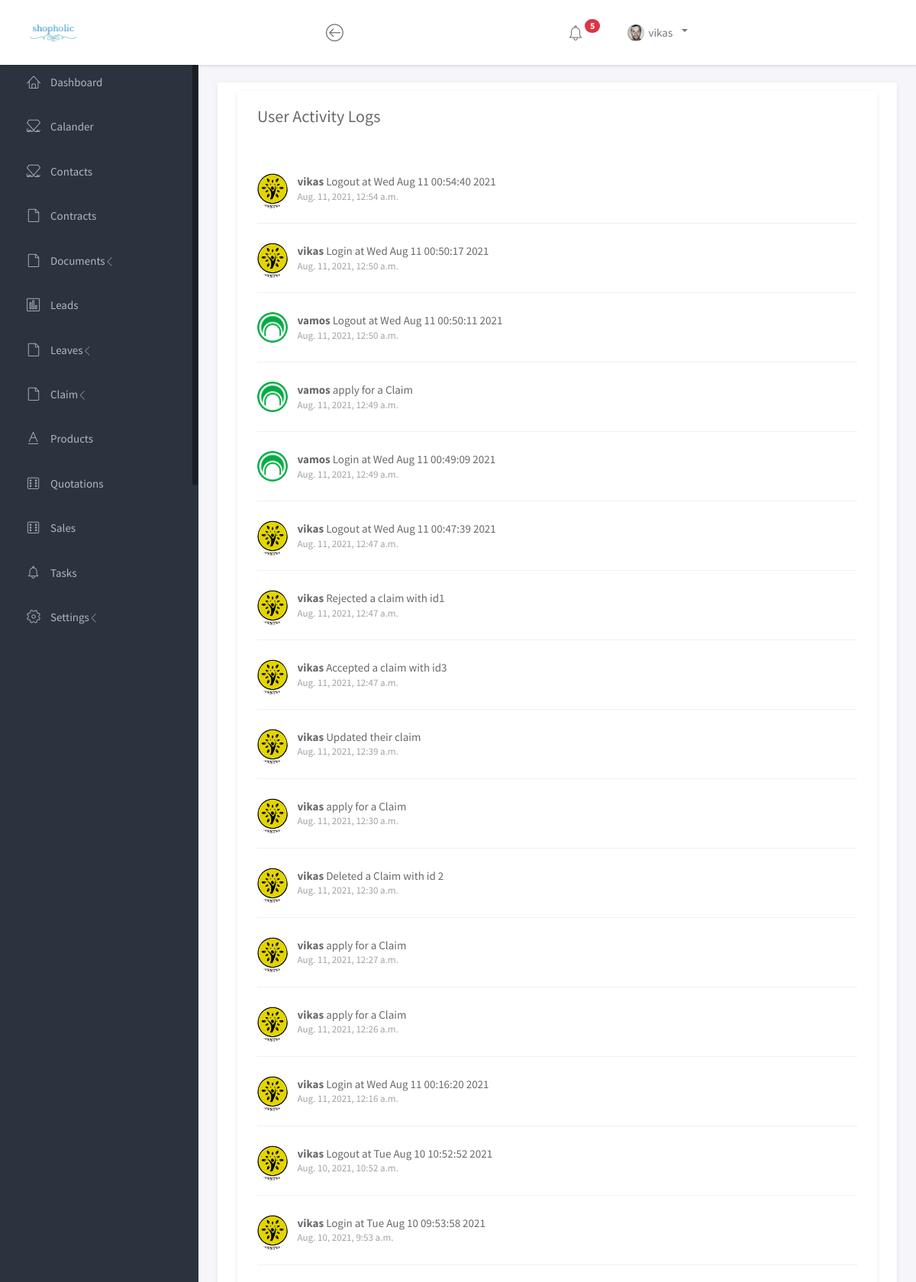
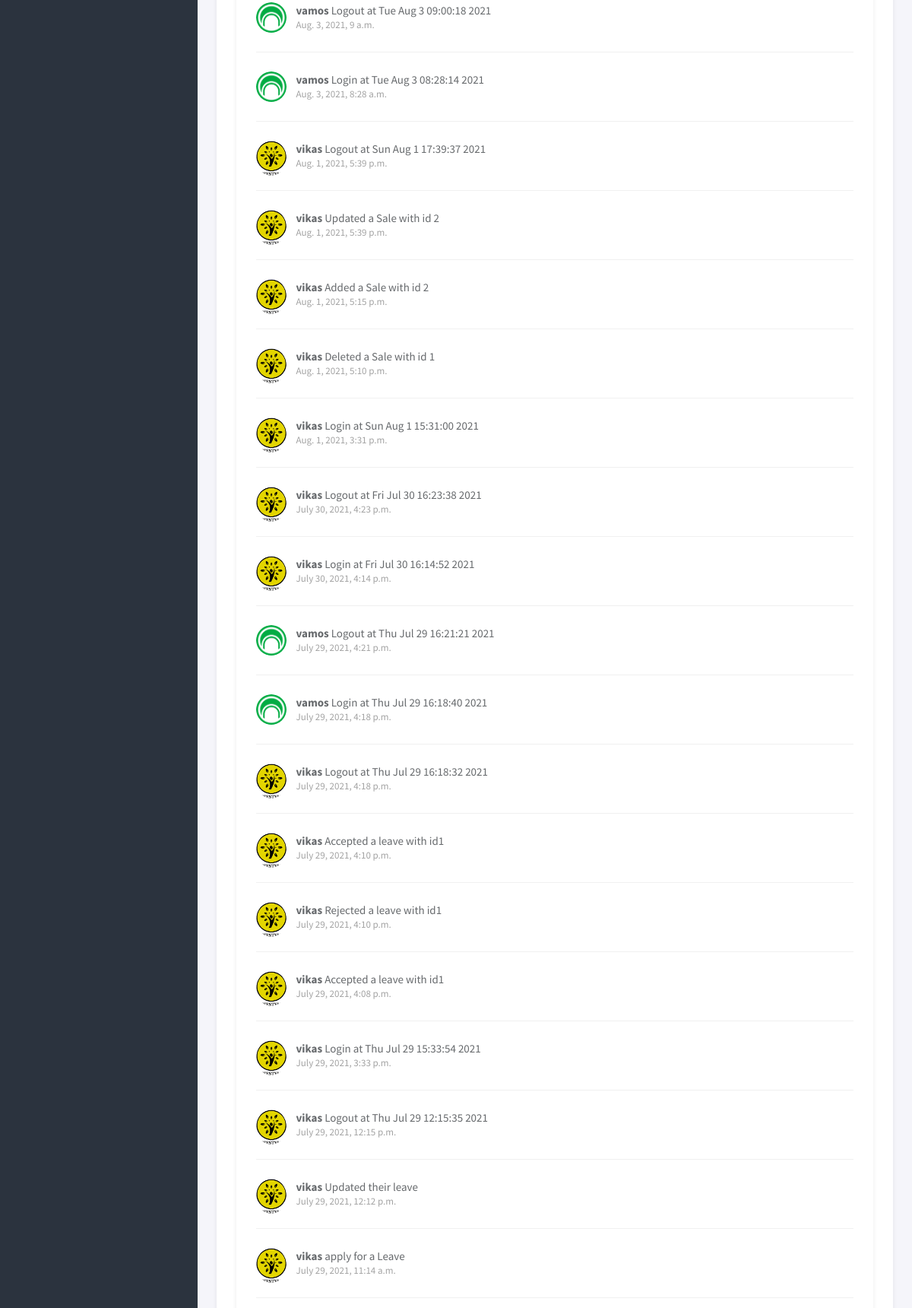
Page /logs (signed in, upper part) on the committed database (2 pictures, top to bottom).
### shopping/models.py (models this page shows, shortened)
class Logs(models.Model):
    userid = models.ForeignKey(User, on_delete=DO_NOTHING,)
    description = models.TextField(max_length=500)
    created_at = models.DateTimeField(auto_now_add=True)
    profile_id = models.ForeignKey(Profile, on_delete=models.DO_NOTHING, null=True)

class Profile(models.Model):
    userid = models.ForeignKey(User, on_delete=models.CASCADE)
    user_image = models.ImageField(upload_to='images/profile', blank=True, null=True)
    first_name = models.CharField(max_length=200, null=True, blank=True)
    last_name = models.CharField(max_length=200, null=True, blank=True)
    user_email = models.EmailField(null=True, blank=True)
    user_phone = models.BigIntegerField(null=True, blank=True)
    dob = models.DateField(null=True, blank=True)
    gender = models.CharField(max_length=200, null=True, blank=True)
    points = models.BigIntegerField(null=True, blank=True)
    facebook = models.TextField(max_length=500, null=True, blank=True)
    instagram = models.TextField(max_length=500, null=True, blank=True)
    linkedin = models.TextField(max_length=500, null=True, blank=True)
    github = models.TextField(max_length=500, null=True, blank=True)
    about = models.TextField(max_length=1000, null=True, blank=True)
    project = models.CharField(max_length=200 ,default=False, blank=True)
    address = models.TextField(max_length=500, null=True, blank=True)
    id_proof = models.FileField(upload_to='images/profile/ids', blank=True, null=True)
    designation = models.CharField(max_length=200, null=True, blank=True)
    working_from = models.TimeField(null=True, blank=True)
    working_to = models.TimeField(null=True, blank=True)
    updated_at = models.DateTimeField(auto_now=True)

### shopping/views.py (the view)
# urls.py: path('logs', views.logs, name="logs"),
@login_required(login_url='login')
def logs(request):
    context = {}
    context["logsdata"] = Logs.objects.all().order_by('-id')
    return render(request, "User/logs/logs.html", context)

### shopping/templates/User/logs/logs.html
{% load static %}
{% include 'User/head.html' %}
<div class="main">
    <div class="main-content">
        <div class="container-fluid">
            <div class="panel panel-headline">
                <div class="panel-body">
					{% if perms.shopping.view_logs %}
					<div class="row">
						<div class="col-md-12">
							<div class="panel" style="height: 77vh; overflow-y: scroll;">
								<div class="panel-heading">
									<h3 class="panel-title">User Activity Logs</h3>
								</div>
								<div class="panel-body">
									<ul class="list-unstyled activity-list">
										{% for log in logsdata %}
										<li>
											<img src="media/{{ log.profile_id.user_image }}" alt="Avatar" class="img-circle pull-left avatar ">
											<p><b>{{ log.userid }}</b> {{ log.description }} <span class="timestamp">{{ log.created_at }}</span></p>
										</li>
										{% endfor %}
									</ul>
								</div>
							</div>
						</div>
					</div>
					{% else %}
                    <p class="text-center text-danger">You don't have permission to visit this page</p>
                    {% endif %}
                </div>
            </div>
        </div>
    </div>
</div>
                    {% include 'User/foot2.html' %}

### shopping/templates/User/head.html (shortened to what this page needs)
{% load static %}
<!doctype html>
<html lang="en">
<head>
	<link rel="stylesheet" href="{% static 'calander/css/evo-calendar.css' %}">
	<link rel="stylesheet" href="{% static 'calander/css/evo-calendar.midnight-blue.css' %}">
	<link rel="stylesheet" href="https://maxcdn.bootstrapcdn.com/bootstrap/4.0.0/css/bootstrap.min.css">
	<link rel="stylesheet" href="{% static 'vendor/bootstrap/css/bootstrap.min.css' %}">
	<link rel="stylesheet" href="{% static 'vendor/font-awesome/css/font-awesome.min.css' %}">
	<link rel="stylesheet" href="{% static 'vendor/linearicons/style.css' %}">
	<link rel="stylesheet" href="{% static 'css/main.css' %}">
	<link rel="stylesheet" type="text/css" href="https://cdn.datatables.net/1.10.24/css/jquery.dataTables.css">
</head>
<body>
	<div id="wrapper">
		<nav class="navbar navbar-default navbar-expand-lg navbar-fixed-top">
			<div class="brand">
				<a href="home"><img src="{% static 'images/img/mylogo.png' %}" width="70" alt="shopholic Logo" class="img-responsive logo"></a>
			</div>
			<div class="container-fluid">
				<div class="navbar-btn">
					<button type="button" class="btn-toggle-fullwidth"><i class="lnr lnr-arrow-left-circle"></i></button>
				</div>
				<div id="navbar-menu">
					<ul class="nav navbar-nav navbar-right">
						<li class="dropdown">
							<a href="#" class="dropdown-toggle icon-menu" data-toggle="dropdown">
								<i class="lnr lnr-alarm"></i>
								<span class="badge bg-danger">5</span>
							</a>
						</li>
						<li class="dropdown">
							<a href="#" class="dropdown-toggle" data-toggle="dropdown"><img src="{% static 'images/img/user.png' %}" class="img-circle" alt="Avatar"> <span>{{ user.get_username }}</span>&ensp;</a>
						</li>
					</ul>
				</div>
			</div>
		</nav>
		<div id="sidebar-nav" class="sidebar">
			<div class="sidebar-scroll">
				<nav>
					<ul class="nav">
						<li><a href="home" class=""><i class="lnr lnr-home"></i> <span>Dashboard</span></a></li>
						<li><a href="calander" class=""><i class="lnr lnr-linearicons"></i> <span>Calander</span></a></li>
						<li><a href="contact" class=""><i class="lnr lnr-linearicons"></i> <span>Contacts</span></a></li>
						<li><a href="contracts" class=""><i class="lnr lnr-file-empty"></i> <span>Contracts</span></a></li>
						<li>
							<a href="#subPages2" data-toggle="collapse" class="collapsed"><i class="lnr lnr-file-empty"></i> <span>Documents</span> <i class="icon-submenu lnr lnr-chevron-left"></i></a>
						</li>
						<li><a href="lead" class=""><i class="lnr lnr-chart-bars"></i> <span>Leads</span></a></li>
						<li>
							<a href="#subPages3" data-toggle="collapse" class="collapsed"><i class="lnr lnr-file-empty"></i> <span>Leaves</span> <i class="icon-submenu lnr lnr-chevron-left"></i></a>
						</li>
						<li>
							<a href="#subPages4" data-toggle="collapse" class="collapsed"><i class="lnr lnr-file-empty"></i> <span>Claim</span> <i class="icon-submenu lnr lnr-chevron-left"></i></a>
						</li>
						<li><a href="products" class=""><i class="lnr lnr-text-format"></i> <span>Products</span></a></li>
						<li><a href="quotation" class=""><i class="lnr lnr-dice"></i> <span>Quotations</span></a></li>
						<li><a href="sales" class=""><i class="lnr lnr-dice"></i> <span>Sales</span>&emsp;</a></li>
						<li><a href="tasks"><i class="lnr lnr-alarm"></i> <span>Tasks</span></a></li>
						<li>
							<a href="#subPages" data-toggle="collapse" class="collapsed"><i class="lnr lnr-cog"></i> <span>Settings</span> <i class="icon-submenu lnr lnr-chevron-left"></i></a>
						</li>
					</ul>
				</nav>
			</div>
		</div>

### shopping/static/calander/css/evo-calendar.css (style rules this page uses)
html, body { padding: 0; margin: 0; }
body { font-family: 'Source Sans Pro'; }

### rows in the picture
Logs: profile_id.user_image (picture), userid "vikas", description "Logout at Wed Aug 11 00:54:40 2021", created_at "Aug. 11, 2021, 12:54 a.m."
Logs: profile_id.user_image (picture), userid "vikas", description "Login at Wed Aug 11 00:50:17 2021", created_at "Aug. 11, 2021, 12:50 a.m."
Logs: profile_id.user_image (picture), userid "vamos", description "Logout at Wed Aug 11 00:50:11 2021", created_at "Aug. 11, 2021, 12:50 a.m."
Logs: profile_id.user_image (picture), userid "vamos", description "apply for a Claim", created_at "Aug. 11, 2021, 12:49 a.m."
Logs: profile_id.user_image (picture), userid "vamos", description "Login at Wed Aug 11 00:49:09 2021", created_at "Aug. 11, 2021, 12:49 a.m."
Logs: profile_id.user_image (picture), userid "vikas", description "Logout at Wed Aug 11 00:47:39 2021", created_at "Aug. 11, 2021, 12:47 a.m."
Logs: profile_id.user_image (picture), userid "vikas", description "Rejected a claim with id1", created_at "Aug. 11, 2021, 12:47 a.m."
Logs: profile_id.user_image (picture), userid "vikas", description "Accepted a claim with id3", created_at "Aug. 11, 2021, 12:47 a.m."
Logs: profile_id.user_image (picture), userid "vikas", description "Updated their claim", created_at "Aug. 11, 2021, 12:39 a.m."
Logs: profile_id.user_image (picture), userid "vikas", description "apply for a Claim", created_at "Aug. 11, 2021, 12:30 a.m."
Logs: profile_id.user_image (picture), userid "vikas", description "Deleted a Claim with id 2", created_at "Aug. 11, 2021, 12:30 a.m."
Logs: profile_id.user_image (picture), userid "vikas", description "apply for a Claim", created_at "Aug. 11, 2021, 12:27 a.m."
Logs: profile_id.user_image (picture), userid "vikas", description "apply for a Claim", created_at "Aug. 11, 2021, 12:26 a.m."
Logs: profile_id.user_image (picture), userid "vikas", description "Login at Wed Aug 11 00:16:20 2021", created_at "Aug. 11, 2021, 12:16 a.m."
Logs: profile_id.user_image (picture), userid "vikas", description "Logout at Tue Aug 10 10:52:52 2021", created_at "Aug. 10, 2021, 10:52 a.m."
Logs: profile_id.user_image (picture), userid "vikas", description "Login at Tue Aug 10 09:53:58 2021", created_at "Aug. 10, 2021, 9:53 a.m."
Logs: profile_id.user_image (picture), userid "vamos", description "Logout at Tue Aug 3 09:00:18 2021", created_at "Aug. 3, 2021, 9 a.m."
Logs: profile_id.user_image (picture), userid "vamos", description "Login at Tue Aug 3 08:28:14 2021", created_at "Aug. 3, 2021, 8:28 a.m."
Logs: profile_id.user_image (picture), userid "vikas", description "Logout at Sun Aug 1 17:39:37 2021", created_at "Aug. 1, 2021, 5:39 p.m."
Logs: profile_id.user_image (picture), userid "vikas", description "Updated a Sale with id 2", created_at "Aug. 1, 2021, 5:39 p.m."
Logs: profile_id.user_image (picture), userid "vikas", description "Added a Sale with id 2", created_at "Aug. 1, 2021, 5:15 p.m."
Logs: profile_id.user_image (picture), userid "vikas", description "Deleted a Sale with id 1", created_at "Aug. 1, 2021, 5:10 p.m."
Logs: profile_id.user_image (picture), userid "vikas", description "Login at Sun Aug 1 15:31:00 2021", created_at "Aug. 1, 2021, 3:31 p.m."
Logs: profile_id.user_image (picture), userid "vikas", description "Logout at Fri Jul 30 16:23:38 2021", created_at "July 30, 2021, 4:23 p.m."
Logs: profile_id.user_image (picture), userid "vikas", description "Login at Fri Jul 30 16:14:52 2021", created_at "July 30, 2021, 4:14 p.m."
Logs: profile_id.user_image (picture), userid "vamos", description "Logout at Thu Jul 29 16:21:21 2021", created_at "July 29, 2021, 4:21 p.m."
Logs: profile_id.user_image (picture), userid "vamos", description "Login at Thu Jul 29 16:18:40 2021", created_at "July 29, 2021, 4:18 p.m."
Logs: profile_id.user_image (picture), userid "vikas", description "Logout at Thu Jul 29 16:18:32 2021", created_at "July 29, 2021, 4:18 p.m."
Logs: profile_id.user_image (picture), userid "vikas", description "Accepted a leave with id1", created_at "July 29, 2021, 4:10 p.m."
Logs: profile_id.user_image (picture), userid "vikas", description "Rejected a leave with id1", created_at "July 29, 2021, 4:10 p.m."
Logs: profile_id.user_image (picture), userid "vikas", description "Accepted a leave with id1", created_at "July 29, 2021, 4:08 p.m."
Logs: profile_id.user_image (picture), userid "vikas", description "Login at Thu Jul 29 15:33:54 2021", created_at "July 29, 2021, 3:33 p.m."
Logs: profile_id.user_image (picture), userid "vikas", description "Logout at Thu Jul 29 12:15:35 2021", created_at "July 29, 2021, 12:15 p.m."
Logs: profile_id.user_image (picture), userid "vikas", description "Updated their leave", created_at "July 29, 2021, 12:12 p.m."
Logs: profile_id.user_image (picture), userid "vikas", description "apply for a Leave", created_at "July 29, 2021, 11:14 a.m."

### other values in the picture
{{ user.get_username }} "vikas"
